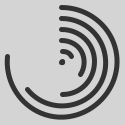
Frame 1 (no input)
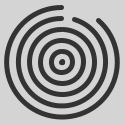
Frame 60 (the mouse pressed at the canvas centre just before this capture)
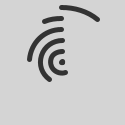
Frame 120 (the mouse held since frame 60 and released just before this capture)

The Processing sketch that drew these frames (run headless with seeded random() and noise(); from frame 60 on, the mouse is pressed at the canvas centre):

// Processing sketch: processing_152657
// ── processing_152657.pde

// N lines
int num =6;

float step, spacing, offSet, theta, angle, startPosition;

void setup() {
  size(125, 125);
  
  // Linewidth
  strokeWeight(5);
  noFill();
  // Line color
  stroke(51);
  
  // Spacing 
  step = 22;
  startPosition = -(PI/2);
}

void draw() {
  background(212);
  translate(width/2, height/2);
  for (int i=0; i<num; i++) {
    spacing = i*step;
    // ofset in radians
    float offSet = (PI/3/num)*i;
    
    // end point of arch in radians
    angle = (theta+offSet) % PI;
    float arcEnd = map(sin(angle),-1,1, -TWO_PI, TWO_PI);
    
    
    if(angle <= (PI/2) ) {
        // (Centre of circle | Width and height in px | radians start and stop )
        arc(0, 0, spacing, spacing, 0+startPosition , arcEnd+startPosition );
    }
    else {
        arc(0, 0, spacing, spacing, TWO_PI-arcEnd+startPosition , TWO_PI+startPosition );
    }
  }
  // Static for center dot
  arc(0, 0, 1, 1, 0, TWO_PI);
  
  
  //animation speed
  theta += .02;
  
}
